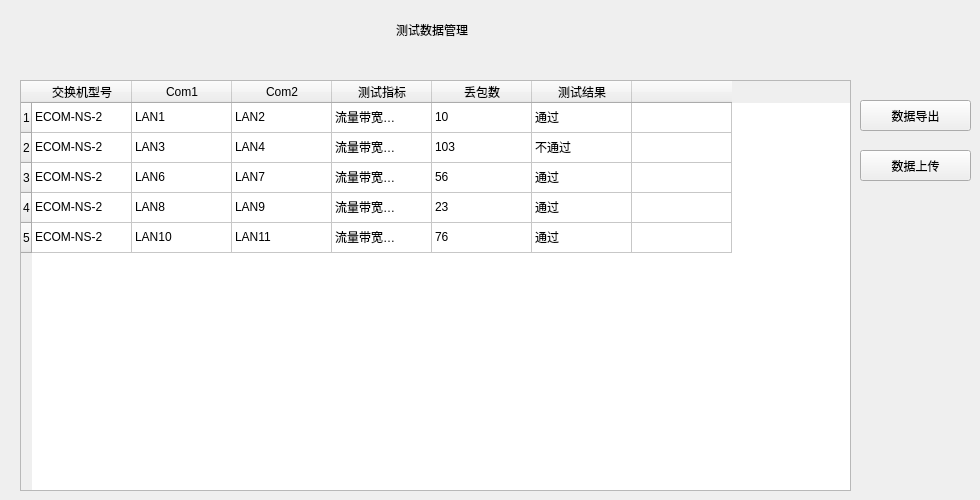
      <widget class="QWidget" name="pageTestData">
       <widget class="QPushButton" name="pushButton_TestData_export">
        <property name="geometry">
         <rect>
          <x>860</x>
          <y>100</y>
          <width>111</width>
          <height>31</height>
         </rect>
        </property>
        <property name="text">
         <string>数据导出</string>
        </property>
       </widget>
       <widget class="QPushButton" name="pushButton_TestData_upload">
        <property name="geometry">
         <rect>
          <x>860</x>
          <y>150</y>
          <width>111</width>
          <height>31</height>
         </rect>
        </property>
        <property name="text">
         <string>数据上传</string>
        </property>
       </widget>
       <widget class="QTableWidget" name="test_data_tableWidget">
        <property name="geometry">
         <rect>
          <x>20</x>
          <y>80</y>
          <width>831</width>
          <height>411</height>
         </rect>
        </property>
        <property name="minimumSize">
         <size>
          <width>250</width>
          <height>0</height>
         </size>
        </property>
        <row>
         <property name="text">
          <string>1</string>
         </property>
        </row>
        <row>
         <property name="text">
          <string>2</string>
         </property>
        </row>
        <row>
         <property name="text">
          <string>3</string>
         </property>
        </row>
        <row>
         <property name="text">
          <string>4</string>
         </property>
        </row>
        <row>
         <property name="text">
          <string>5</string>
         </property>
        </row>
        <column>
         <property name="text">
          <string>交换机型号</string>
         </property>
        </column>
        <column>
         <property name="text">
          <string>Com1</string>
         </property>
        </column>
        <column>
         <property name="text">
          <string>Com2</string>
         </property>
        </column>
        <column>
         <property name="text">
          <string>测试指标</string>
         </property>
        </column>
        <column>
         <property name="text">
          <string>丢包数</string>
         </property>
        </column>
        <column>
         <property name="text">
          <string>测试结果</string>
         </property>
        </column>
        <column>
         <property name="text">
          <string/>
         </property>
        </column>
        <item row="0" column="0">
         <property name="text">
          <string>ECOM-NS-2</string>
         </property>
        </item>
        <item row="0" column="1">
         <property name="text">
          <string>LAN1</string>
         </property>
        </item>
        <item row="0" column="2">
         <property name="text">
          <string>LAN2</string>
         </property>
        </item>
        <item row="0" column="3">
         <property name="text">
          <string>流量带宽1000M，包长128bytes，测试时间60s</string>
         </property>
        </item>
        <item row="0" column="4">
         <property name="text">
          <string>10</string>
         </property>
        </item>
        <item row="0" column="5">
         <property name="text">
          <string>通过</string>
         </property>
        </item>
        <item row="1" column="0">
         <property name="text">
          <string>ECOM-NS-2</string>
         </property>
        </item>
        <item row="1" column="1">
         <property name="text">
          <string>LAN3</string>
         </property>
        </item>
        <item row="1" column="2">
         <property name="text">
          <string>LAN4</string>
         </property>
        </item>
        <item row="1" column="3">
         <property name="text">
          <string>流量带宽1000M，包长128bytes，测试时间60s</string>
         </property>
        </item>
        <item row="1" column="4">
         <property name="text">
          <string>103</string>
         </property>
        </item>
        <item row="1" column="5">
         <property name="text">
          <string>不通过</string>
         </property>
        </item>
        <item row="2" column="0">
         <property name="text">
          <string>ECOM-NS-2</string>
         </property>
        </item>
        <item row="2" column="1">
         <property name="text">
          <string>LAN6</string>
         </property>
        </item>
        <item row="2" column="2">
         <property name="text">
          <string>LAN7</string>
         </property>
        </item>
        <item row="2" column="3">
         <property name="text">
          <string>流量带宽1000M，包长128bytes，测试时间60s</string>
         </property>
        </item>
        <item row="2" column="4">
         <property name="text">
          <string>56</string>
         </property>
        </item>
        <item row="2" column="5">
         <property name="text">
          <string>通过</string>
         </property>
        </item>
        <item row="3" column="0">
         <property name="text">
          <string>ECOM-NS-2</string>
         </property>
        </item>
        <item row="3" column="1">
         <property name="text">
          <string>LAN8</string>
         </property>
        </item>
        <item row="3" column="2">
         <property name="text">
          <string>LAN9</string>
         </property>
        </item>
        <item row="3" column="3">
         <property name="text">
          <string>流量带宽1000M，包长128bytes，测试时间60s</string>
         </property>
        </item>
        <item row="3" column="4">
         <property name="text">
          <string>23</string>
         </property>
        </item>
        <item row="3" column="5">
         <property name="text">
          <string>通过</string>
         </property>
        </item>
        <item row="4" column="0">
         <property name="text">
          <string>ECOM-NS-2</string>
         </property>
        </item>
        <item row="4" column="1">
         <property name="text">
          <string>LAN10</string>
         </property>
        </item>
        <item row="4" column="2">
         <property name="text">
          <string>LAN11</string>
         </property>
        </item>
        <item row="4" column="3">
         <property name="text">
          <string>流量带宽1000M，包长128bytes，测试时间60s</string>
         </property>
        </item>
        <item row="4" column="4">
         <property name="text">
          <string>76</string>
         </property>
        </item>
        <item row="4" column="5">
         <property name="text">
          <string>通过</string>
         </property>
        </item>
       </widget>
       <widget class="QLabel" name="label_4">
        <property name="geometry">
         <rect>
          <x>390</x>
          <y>20</y>
          <width>84</width>
          <height>20</height>
         </rect>
        </property>
        <property name="text">
         <string>测试数据管理</string>
        </property>
        <property name="alignment">
         <set>Qt::AlignCenter</set>
        </property>
       </widget>
      </widget>
